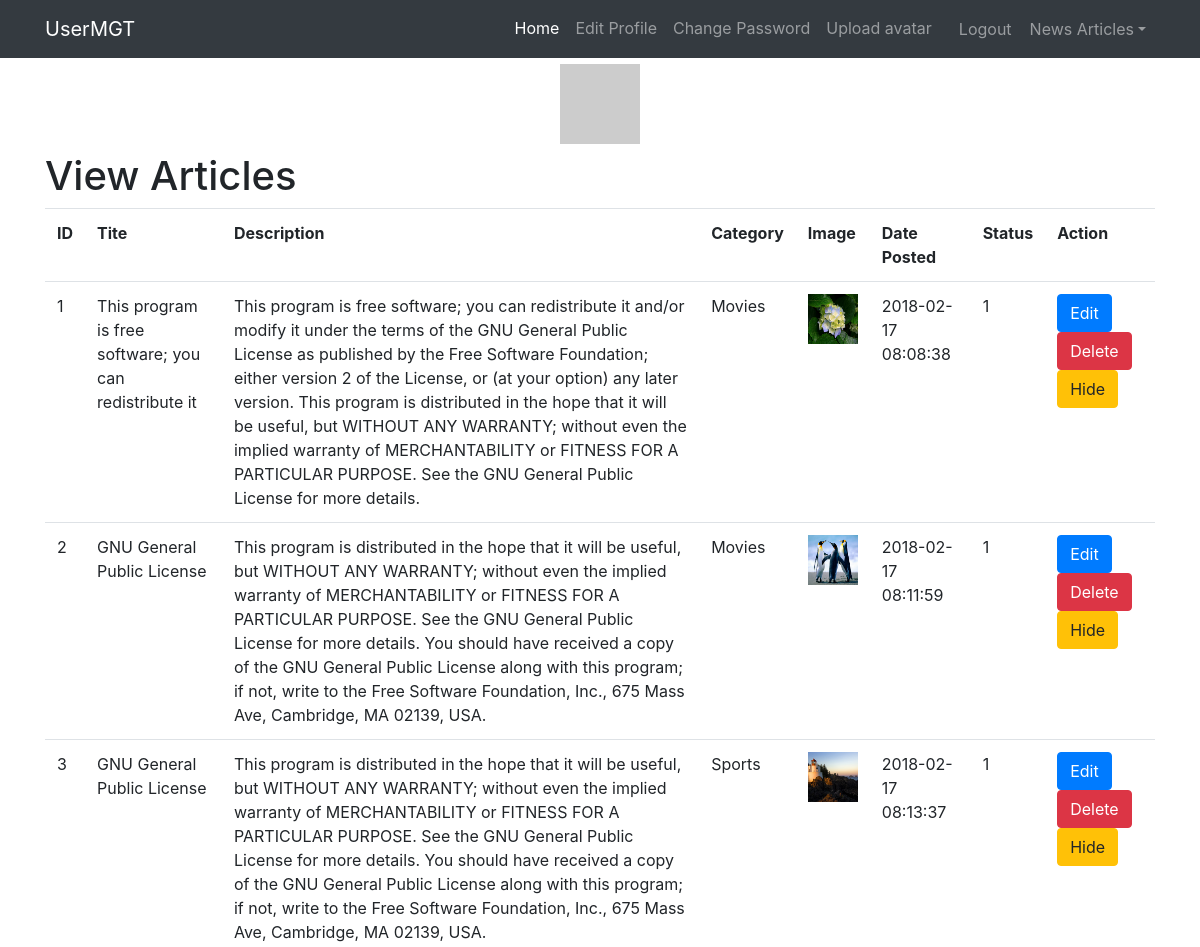
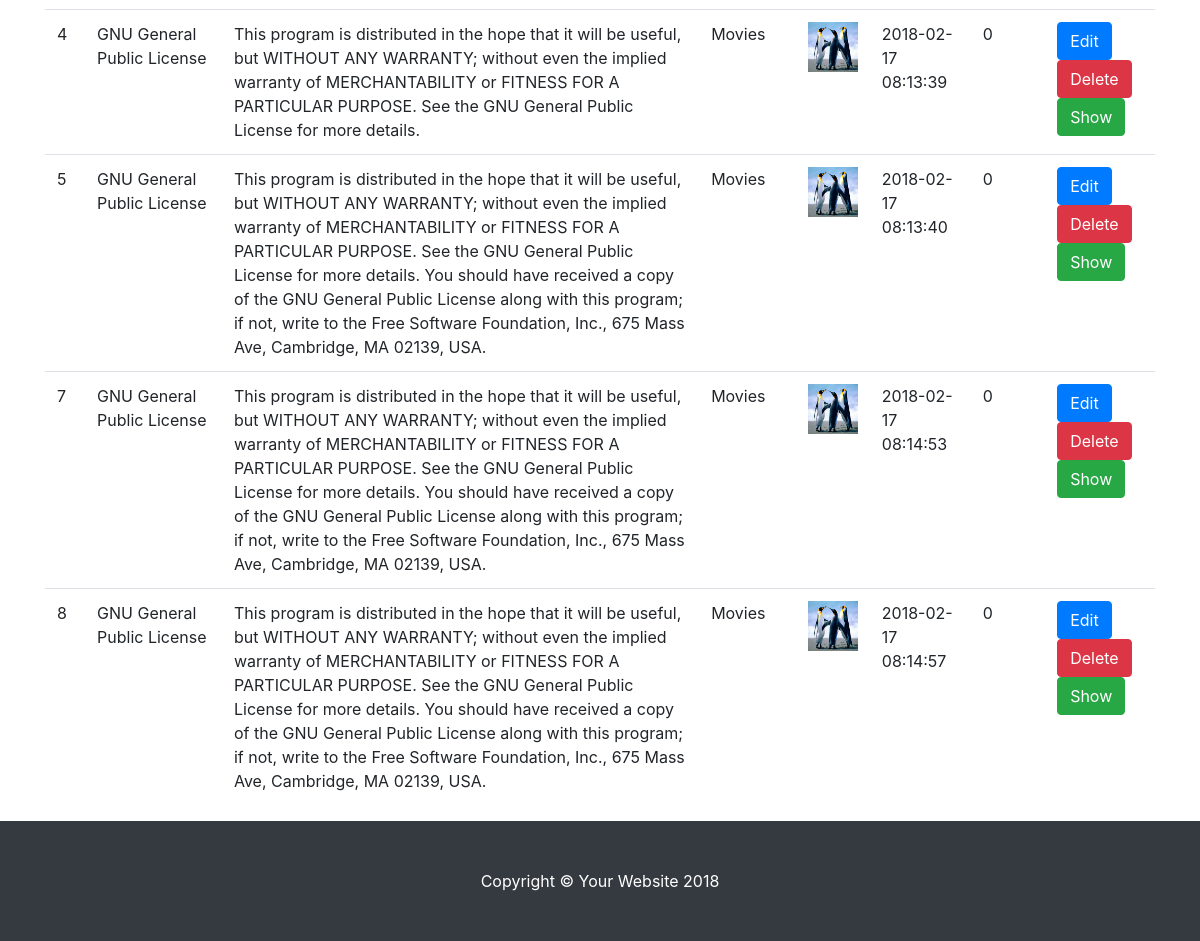
/view_articles.php (signed in), run on the app's committed database (2 pictures, top to bottom).
### tables this page shows
CREATE TABLE `news` (
  `id` int(11) NOT NULL,
  `title` varchar(250) NOT NULL,
  `description` text NOT NULL,
  `filename` varchar(250) NOT NULL,
  `category` varchar(30) NOT NULL,
  `date` datetime NOT NULL,
  `ip` varchar(30) NOT NULL,
  `status` int(11) NOT NULL DEFAULT '1'
);

### view_articles.php (the view, shortened to what this page needs)
<?php
include("includes/header.php");
 ?>
 <?php
 if(isset($_SESSION['loggedin']))
 {
	 include("includes/connect.php");
	 $result=mysqli_query($con,"select *from news");
	 if(mysqli_num_rows($result)>0)
	 {
		 ?>
		<div class="container">
			<h1>View Articles</h1>
			<table class="table">
				<tr>
					<th>ID</th>
					<th>Tite</th>
					<th>Description</th>
					<th>Category</th>
					<th>Image</th>
					<th>Date Posted</th>
					<th>Status</th>
					<th>Action</th>
				</tr>
				<?php
				while($row=mysqli_fetch_assoc($result))
				{
				?>
				<tr>
					<td><?php echo $row['id'];?></td>
					<td><?php echo $row['title'];?></td>
					<td><?php echo $row['description'];?></td>
					<td><?php echo $row['category'];?></td>
					<td>
						<?php if($row['filename']!=""){?>
						<img src="news/<?php echo $row['filename']?>" height="50" width="50">
						<?php
						}
						?>
					</td>
					<td><?php echo $row['date'];?></td>
					<td><?php echo $row['status'];?></td>
					<td>
						<a href="edit_article.php?aid=<?php echo $row['id']?>" class="btn btn-primary">Edit</a>
						<a href="javascript:void(0)" onclick="deleteArticle(<?php echo $row['id'];?>)" class="btn btn-danger">Delete</a>
						<?php
						if($row['status']==1)
						{
						?>
						<a href="hideshow.php?aid=<?php echo $row['id']?>" class='btn btn-warning'>Hide</a>
						<?php
						}
						else
						{
							?>
							<a href="hideshow.php?aid=<?php echo $row['id']?>" class="btn btn-success">Show</a>
							<?php
						}
						?>
					</td>
				</tr>
				<?php
				}
				?>
			</table>
		</div>
	 <?php
	 }
	 else
	 {
		 echo "<div class='container'>
			<p>Sorry! NO News articles Found.PLease <a href='add_article.php'>Add New Articles</a></p>
		 </div>";
	 }
 }
 else
 {
	 header("Location:login.php");
 }
 ?>
 <?php
include("includes/footer.php");
 ?>

### css/full-width-pics.css (style rules this page uses)
body { padding-top: 54px; }
@media (min-width: 992px) { body { padding-top: 56px; } }

### data on the page
news: id "1", title "This program is free software; you can redistribute it", description "This program is free software; you can redistribute it and/or modify it under the terms of the GNU General Public License as published by the Free Software Foundation; either version 2 of the License, or (at your option) any later version. This program is distributed in the hope that it will be useful, but WITHOUT ANY WARRANTY; without even the implied warranty of MERCHANTABILITY or FITNESS FOR A PARTICULAR PURPOSE. See the GNU General Public License for more details.", category "Movies", filename (picture), date "2018-02-17 08:08:38", status "1"
news: id "2", title "GNU General Public License", description "This program is distributed in the hope that it will be useful, but WITHOUT ANY WARRANTY; without even the implied warranty of MERCHANTABILITY or FITNESS FOR A PARTICULAR PURPOSE. See the GNU General Public License for more details. You should have received a copy of the GNU General Public License along with this program; if not, write to the Free Software Foundation, Inc., 675 Mass Ave, Cambridge, MA 02139, USA.", category "Movies", filename (picture), date "2018-02-17 08:11:59", status "1"
news: id "3", title "GNU General Public License", description "This program is distributed in the hope that it will be useful, but WITHOUT ANY WARRANTY; without even the implied warranty of MERCHANTABILITY or FITNESS FOR A PARTICULAR PURPOSE. See the GNU General Public License for more details. You should have received a copy of the GNU General Public License along with this program; if not, write to the Free Software Foundation, Inc., 675 Mass Ave, Cambridge, MA 02139, USA.", category "Sports", filename (picture), date "2018-02-17 08:13:37", status "1"
news: id "4", title "GNU General Public License", description "This program is distributed in the hope that it will be useful, but WITHOUT ANY WARRANTY; without even the implied warranty of MERCHANTABILITY or FITNESS FOR A PARTICULAR PURPOSE. See the GNU General Public License for more details.", category "Movies", filename (picture), date "2018-02-17 08:13:39", status "0"
news: id "5", title "GNU General Public License", description "This program is distributed in the hope that it will be useful, but WITHOUT ANY WARRANTY; without even the implied warranty of MERCHANTABILITY or FITNESS FOR A PARTICULAR PURPOSE. See the GNU General Public License for more details. You should have received a copy of the GNU General Public License along with this program; if not, write to the Free Software Foundation, Inc., 675 Mass Ave, Cambridge, MA 02139, USA.", category "Movies", filename (picture), date "2018-02-17 08:13:40", status "0"
news: id "7", title "GNU General Public License", description "This program is distributed in the hope that it will be useful, but WITHOUT ANY WARRANTY; without even the implied warranty of MERCHANTABILITY or FITNESS FOR A PARTICULAR PURPOSE. See the GNU General Public License for more details. You should have received a copy of the GNU General Public License along with this program; if not, write to the Free Software Foundation, Inc., 675 Mass Ave, Cambridge, MA 02139, USA.", category "Movies", filename (picture), date "2018-02-17 08:14:53", status "0"
news: id "8", title "GNU General Public License", description "This program is distributed in the hope that it will be useful, but WITHOUT ANY WARRANTY; without even the implied warranty of MERCHANTABILITY or FITNESS FOR A PARTICULAR PURPOSE. See the GNU General Public License for more details. You should have received a copy of the GNU General Public License along with this program; if not, write to the Free Software Foundation, Inc., 675 Mass Ave, Cambridge, MA 02139, USA.", category "Movies", filename (picture), date "2018-02-17 08:14:57", status "0"
